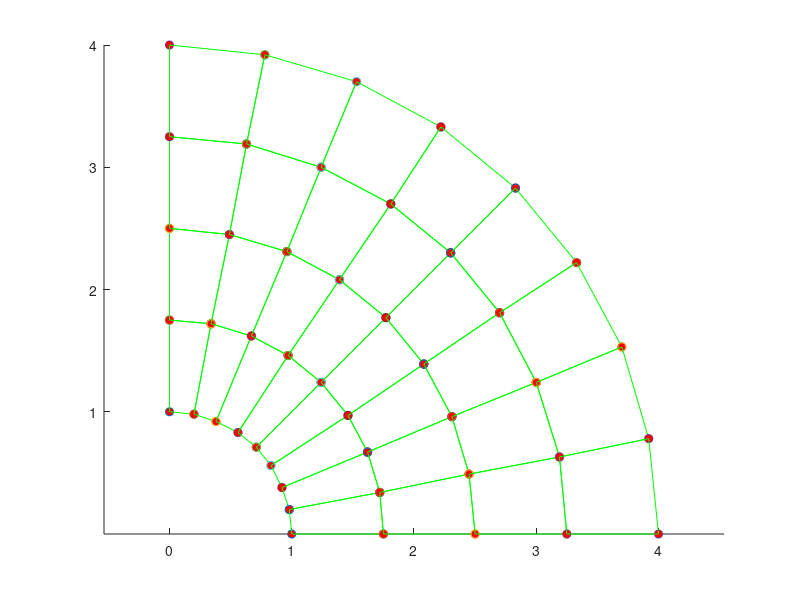
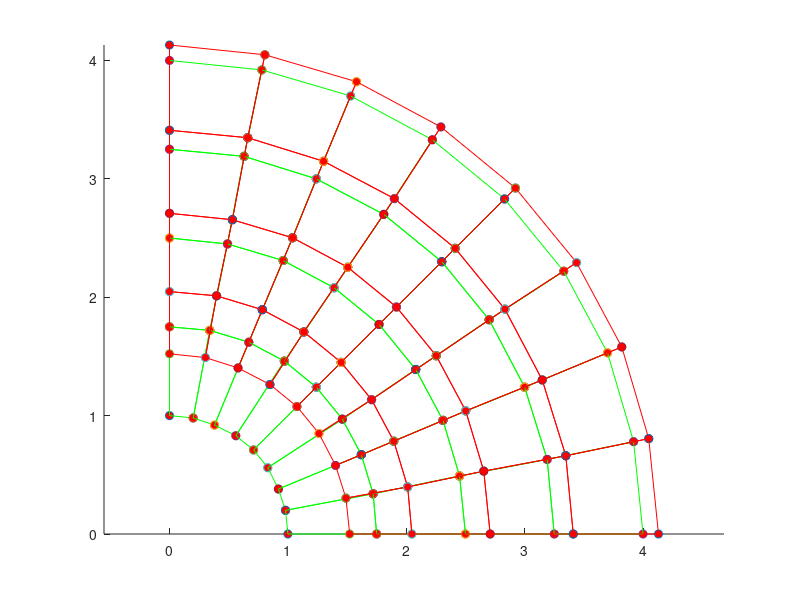
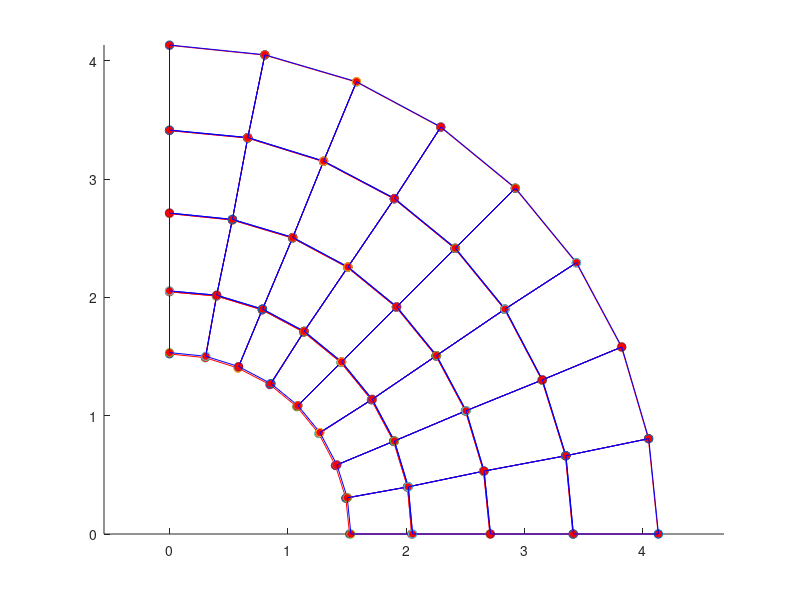

The MATLAB source for these figures, in order:
function FEM_selective_reduced_integration
%
%          Example 2D and 3D Linear elastic FEM code
%          Demonstrates use of selective reduced integration to fix
%          volumetric locking
%
%            Currently coded to run either plane strain or plane stress (2DOF) or general 3D but
%            could easily be modified for axisymmetry too.
%
%        Variables read from input file;
%        nprops              No. material parameters
%        materialprops(i)    List of material parameters
%        ncoord              No. spatial coords (2 for 2D, 3 for 3D)
%        ndof                No. degrees of freedom per node (2 for 2D, 3 for 3D)
%                            (here ndof=ncoord, but the program allows them to be different
%                            to allow extension to plate & beam elements with C^1 continuity)
%        nnode               No. nodes
%        coords(i,j)         ith coord of jth node, for i=1..ncoord; j=1..nnode
%        nelem               No. elements
%        maxnodes            Max no. nodes on any one element (used for array dimensioning)
%        nelnodes(i)         No. nodes on the ith element
%        elident(i)          An integer identifier for the ith element.  Not used
%                            in this code but could be used to switch on reduced integration,
%                            etc.
%        connect(i,j)        List of nodes on the jth element
%        nfix                Total no. prescribed displacements
%        fixnodes(i,j)       List of prescribed displacements at nodes
%                            fixnodes(1,j) Node number
%                            fixnodes(2,j) Displacement component number (1, 2 or 3)
%                            fixnodes(3,j) Value of the displacement
%        ndload              Total no. element faces subjected to tractions
%        dloads(i,j)         List of element tractions
%                            dloads(1,j) Element number
%                            dloads(2,j) face number
%                            dloads(3,j), dloads(4,j), dloads(5,j) Components of traction
%                            (assumed uniform) 
%
% This file should be run with the input file
% volumetric_locking_demo_linear.txt or volumetric_locking_demo_quad.txt
% 
%
% ==================== Read data from the input file ===========================
%
%
% YOU NEED TO CHANGE THE PATH & FILE NAME TO POINT TO YOUR INPUT FILE
%
infile=fopen('volumetric_locking_demo_linear.txt','r');


[nprops,materialprops,ncoord,ndof,nnode,coords,nelem,maxnodes,connect,nelnodes,elident,nfix,fixnodes,ndload,dloads] = read_input_file(infile);

fclose(infile);

% Plot the initial mesh as a check
close all
figure
plotmesh(coords,ncoord,nnode,connect,nelem,elident,nelnodes,'g');

%
%============================ MAIN FEM ANALYSIS PROCEDURE ========================
%
%   dofs        Nodal displacements.  Let u_i^a be ith displacement component
%               at jth node.  Then dofs contain (u_1^1, u_2^1, u_1^2, u_2^2....) for 2D
%               and (u_1^1, u_2^1, u_3^1, u_1^2, u_2^2, u_3^2....) for 3D
%
%   K           Global stiffness matrix.  Stored as (K_1111 K_1112  K_1121  K_1122...
%                                                    K_1211 K_1212  K_1221  K_1222...
%                                                    K_2111 K_2112  K_2121  K_2122...)
%               for 2D problem and similarly for 3D problem
%   r           Force vector.  Currently only includes contribution from tractions
%               acting on element faces (i.e. body forces are neglected)
%
  dofs = zeros(ndof*nnode,1);  

  K = globalstiffness(ncoord,ndof,nnode,coords,nelem,maxnodes,elident,nelnodes,connect,materialprops,dofs);

  r = globaltraction(ncoord,ndof,nnode,ndload,coords,nelnodes,elident,connect,dloads,dofs);

%
%  Fix constrained nodes.  We should really do this in a way that preserves the symmetry of K
%  but it's not worth it for the small demo problems here.
%
  for n = 1:nfix
     rw = ndof*(fixnodes(1,n)-1) + fixnodes(2,n);
     for cl = 1:ndof*nnode
        K(rw,cl) = 0;
     end
     K(rw,rw) = 1.;
     r(rw) = fixnodes(3,n);
  end
%
% Solve for the displacements
%

  dofs = K\r;

%
%================================= POST-PROCESSING =================================
%
% Create a plot of the deformed mesh
%

  defcoords = zeros(ndof,nnode); 
  scalefactor = 1.0;
  for i = 1:nnode
    for j = 1:ndof
       defcoords(j,i) = coords(j,i) + scalefactor*dofs(ndof*(i-1)+j); 
    end
  end

 figure
 plotmesh(coords,ncoord,nnode,connect,nelem,elident,nelnodes,'g');
 hold on
 plotmesh(defcoords,ncoord,nnode,connect,nelem,elident,nelnodes,'r');  
  
 %
 % Compare the predicted deformation with the exact result
 %
 figure
 
 plotmesh(defcoords,ncoord,nnode,connect,nelem,elident,nelnodes,'r'); 
 a = coords(2,1);
 b = coords(1,nnode);
 p = 1.;
 E = 2*materialprops(1)*(1+materialprops(2));
 nu = materialprops(2);
 for i =1:nnode
   x1=coords(1,i);
   x2=coords(2,i);
   r=sqrt(x1^2+x2^2);
   ur = (1+nu)*a^2*b^2*p/(E*(b^2-a^2))*(1/r+(1-2*materialprops(2))*r/b^2);
   u1 = ur*x1/(sqrt(x1^2+x2^2));
   u2 = ur*x2/(sqrt(x1^2+x2^2));
   scale = 1.;
   defcoords(1,i) = coords(1,i) + scale*u1;
   defcoords(2,i) = coords(2,i) + scale*u2; 
 end
 
 plotmesh(defcoords,ncoord,nnode,connect,nelem,elident,nelnodes,'b'); 
 
end 

%================= Material Stiffness ==================================
%
%    Computes elasticity tensor C_{ijkl} = shear modulus and Poissons ratio
%    Currently coded either for plane strain, plane stress or general 3D.
%
function C = materialstiffness(ndof,ncoord,strain,materialprops)

   mu = materialprops(1);
   nu = materialprops(2);
   
   C = zeros(ndof,ncoord,ndof,ncoord);
   
   if (ncoord == 2)   

%  planestrain = 0 => plane stress, planestrain = 1 => plane strain
   planestrain = materialprops(3);
 
     for i = 1:2
       for j = 1:2
         for k = 1:2
           for l = 1:2
             if (planestrain==1) 
               if (i==j && k==l)
                   C(i,j,k,l) = C(i,j,k,l)+2*mu*nu/(1-2*nu);
               end
             else
               if (i==j && k==l)
                   C(i,j,k,l) = C(i,j,k,l)+2*mu*nu/(1-nu);
               end
             end
             if (i==l && k==j)
                 C(i,j,k,l) = C(i,j,k,l)+mu;
             end
             if (i==k && j==l)
                 C(i,j,k,l) = C(i,j,k,l)+mu;
             end
           end
         end
       end
     end
     
   elseif (ncoord == 3) 

     for i = 1:3 
       for j = 1:3
         for k = 1:3
           for l = 1:3
             if (i==j && k==l)
                 C(i,j,k,l)=C(i,j,k,l) + 2.*mu*nu/(1.-2.*nu);
             end
             if (i==k && j==l)
                 C(i,j,k,l)=C(i,j,k,l) + mu;
             end
             if (i==l && j==k)
                 C(i,j,k,l)=C(i,j,k,l) + mu;
             end
            end
          end
        end
      end
    end

 end
%================= Material Stress ==================================
%
%   Computes stress sigma_{ij} given strain epsilon_{ij}
%
function stress = materialstress(ndof,ncoord,strain,materialprops)

   C = materialstiffness(ndof,ncoord,strain,materialprops);
   stress = zeros(ndof,ncoord);
   for i = 1 : ndof
     for j = 1 : ncoord
        for k = 1 : ndof
          for l = 1: ncoord
            stress(i,j) = stress(i,j) + C(i,j,k,l)*strain(k,l);
          end
        end
     end
   end
  end
%
%====================== No. integration points =============================
%
%   Defines the number of integration points:be used for
%   each element type
%
function n = numberofintegrationpoints(ncoord,nelnodes,elident)
  
   if (ncoord == 1) 
     n = nelnodes;   
   elseif (ncoord == 2) 
     if (nelnodes == 3)
         n = 1;
     end
     if (nelnodes == 6)
         n = 3;
     end
     if (nelnodes == 4)
         n = 4;
     end
     if (nelnodes == 8)
         n = 9;
     end
   elseif (ncoord == 3) 
     if (nelnodes == 4)
         n = 1 ;
     end
     if (nelnodes == 10)
         n = 4;
     end
     if (nelnodes == 8)
         n = 8;
     end
     if (nelnodes == 20)
         n = 27;
     end
   end
end
%
%====================== No. reduced integration points =============================
%
%   Defines the number of integration points to be used for
%   each element type
%
function n = numberofreducedintegrationpoints(ncoord,nelnodes,elident)
  
   if (ncoord == 1) 
     n = nelnodes;   
   elseif (ncoord == 2) 
     if (nelnodes == 3)
         n = 1;
     end
     if (nelnodes == 6)
         n = 3;
     end
     if (nelnodes == 4)
         n = 1;
     end
     if (nelnodes == 8)
         n = 4;
     end
   elseif (ncoord == 3) 
     if (nelnodes == 4)
         n = 1 ;
     end
     if (nelnodes == 10)
         n = 4;
     end
     if (nelnodes == 8)
         n = 1;
     end
     if (nelnodes == 20)
         n = 8;
     end
   end
end   

%
%====================== INTEGRATION POINTS ==================================
%
%   Defines positions of integration points
%
function xi = integrationpoints(ncoord,nelnodes,npoints,elident)

   xi = zeros(ncoord,npoints);
%
%  1D elements
%
   if (ncoord == 1) 
     if (npoints==1) 
       xi(1,1) = 0.;
     elseif (npoints == 2) 
       xi(1,1) = -0.5773502692;
       xi(1,2) = -xi(1,1);
     elseif (npoints == 3) 
       xi(1,1) = -0.7745966692;
       xi(1,2) = 0.0;
       xi(1,3) = -xi(1,1);
     end
%
%  2D elements
%
   elseif (ncoord == 2) 
%
%    Triangular element
%
     if ( nelnodes == 3 || nelnodes == 6 ) 
       if (npoints == 1) 
         xi(1,1) = 1./3.;
         xi(2,1) = 1./3.;
       elseif (npoints == 3) 
         xi(1,1) = 0.6;
         xi(2,1) = 0.2;
         xi(1,2) = 0.2;
         xi(2,2) = 0.6;
         xi(1,3) = 0.2;
         xi(2,3) = 0.2;
       elseif (npoints == 4) 
         xi(1,1) = 1./3.;
         xi(2,1) = 1./3.;
         xi(1,2) = 0.6;
         xi(2,2) = 0.2;
         xi(1,3) = 0.2;
         xi(2,3) = 0.6;
         xi(1,4) = 0.2;
         xi(2,4) = 0.2;
       end
%
%    Rectangular element
%                  
     elseif ( nelnodes==4 || nelnodes==8 ) 

       if (npoints == 1) 
         xi(1,1) = 0.;
         xi(2,1) = 0.;
       elseif (npoints == 4) 
         xi(1,1) = -0.5773502692;
         xi(2,1) = xi(1,1);
         xi(1,2) = -xi(1,1);
         xi(2,2) = xi(1,1);
         xi(1,3) = xi(1,1);
         xi(2,3) = -xi(1,1);
         xi(1,4) = -xi(1,1);
         xi(2,4) = -xi(1,1);
       elseif (npoints == 9) 
         xi(1,1) = -0.7745966692;
         xi(2,1) = xi(1,1);
         xi(1,2) = 0.0;
         xi(2,2) = xi(1,1);
         xi(1,3) = -xi(1,1);
         xi(2,3) = xi(1,1);
         xi(1,4) = xi(1,1);
         xi(2,4) = 0.0;
         xi(1,5) = 0.0;
         xi(2,5) = 0.0;
         xi(1,6) = -xi(1,1);
         xi(2,6) = 0.0;
         xi(1,7) = xi(1,1);
         xi(2,7) = -xi(1,1);
         xi(1,8) = 0.;
         xi(2,8) = -xi(1,1);
         xi(1,9) = -xi(1,1);
         xi(2,9) = -xi(1,1);
       end
     end
%
%   3D elements
%
   elseif (ncoord == 3) 
%
%  3D elements
%
     if (nelnodes == 4 || nelnodes==10 ) 
       if (npoints == 1) 
         xi(1,1) = 0.25;
         xi(2,1) = 0.25;
         xi(3,1) = 0.25;
       elseif (npoints == 4) 
         xi(1,1) = 0.58541020;
         xi(2,1) = 0.13819660;
         xi(3,1) = xi(2,1);
         xi(1,2) = xi(2,1);
         xi(2,2) = xi(1,1);
         xi(3,2) = xi(2,1);
         xi(1,3) = xi(2,1);
         xi(2,3) = xi(2,1);
         xi(3,3) = xi(1,1);
         xi(1,4) = xi(2,1);
         xi(2,4) = xi(2,1);
         xi(3,4) = xi(2,1);
       end
     elseif ( nelnodes==8 || nelnodes==20 ) 
       if (npoints == 1) 
         xi(1,1) = 0.;
         xi(2,1) = 0.;
         xi(3,1) = 0.;
       elseif (npoints == 8) 
         x1D = [-0.5773502692,0.5773502692];
         for k = 1:2
           for j = 1:2 
             for i = 1:2
               n = 4*(k-1) + 2*(j-1) + i;
               xi(1,n) = x1D(i);
               xi(2,n) = x1D(j);
               xi(3,n) = x1D(k);
             end
           end
         end
       elseif (npoints == 27) 
         x1D = [-0.7745966692,0.,0.7745966692];
         for k = 1:3
           for j = 1:3
             for i = 1:3
               n = 9*(k-1) + 3*(j-1) + i;
               xi(1,n) = x1D(i);
               xi(2,n) = x1D(j);
               xi(3,n) = x1D(k);
             end
           end
         end
       end
     end
   end
end

%
%================= INTEGRATION WEIGHTS ==================================
%
%   Defines integration weights w_i
%
function w = integrationweights(ncoord,nelnodes,npoints,elident)

   w = zeros(npoints,1);

%
%  1D elements
%
   if (ncoord == 1) 
     if (npoints == 1)
       w(1) = 2.;
     elseif (npoints == 2) 
       w = [1.,1.];
     elseif (npoints == 3) 
       w = [0.555555555,0.888888888,0.555555555];
     end
%
%  2D elements
%
   elseif (ncoord == 2) 
%
%    Triangular element
%
     if ( nelnodes == 3 || nelnodes == 6 ) 
       if (npoints == 1) 
         w(1) = 0.5;
       elseif (npoints == 3) 
         w(1) = 1./6.;
         w(2) = 1./6.;
         w(3) = 1./6.;
       elseif (npoints == 4) 
         w = [-27./96.,25./96.,25/96.,25/96.];
       end
%
%    Rectangular element
%                  
     elseif ( nelnodes==4 || nelnodes==8 ) 

       if (npoints == 1) 
         w(1) = 4.;
       elseif (npoints == 4) 
         w = [1.,1.,1.,1.];
       elseif (npoints == 9 ) 
         w1D = [0.555555555,0.888888888,0.55555555555];
         for j = 1:3
           for i = 1:3
             n = 3*(j-1)+i;
             w(n) = w1D(i)*w1D(j);
           end
         end    
       end
     end 

   elseif (ncoord == 3) 
%
%  3D elements
%
     if (nelnodes == 4 || nelnodes==10 ) 
       if (npoints == 1) 
         w(1) = 1./6.;
       elseif (npoints == 4) 
         w = [1./24.,1./24.,1./24.,1./24.];
       end
     elseif ( nelnodes==8 || nelnodes==20 ) 
       if (npoints == 1) 
         w(1) = 8.;
       elseif (npoints == 8) 
         w = [1.,1.,1.,1.,1.,1.,1.,1.];
       elseif (npoints == 27) 
         w1D = [0.555555555,0.888888888,0.55555555555];
         for k = 1:3
           for j = 1:3
             for i = 1:3
               n = 9*(k-1)+3*(j-1)+i;
               w(n) = w1D(i)*w1D(j)*w1D(k);
             end
           end    
         end
       end
     end
   end
end

%
%================= SHAPE FUNCTIONS ==================================
%
%        Calculates shape functions for various element types
%
function N = shapefunctions(nelnodes,ncoord,elident,xi)
 

   N = zeros(nelnodes,1);
%
%  1D elements
%
  if (ncoord == 1) 
    if (nelnodes==2) 
      N(1) = 0.5*(1.+xi(1));
      N(2) = 0.5*(1.-xi(1));
    elseif (nelnodes == 3) 
      N(1) = -0.5*xi(1)*(1.-xi(1));
      N(2) =  0.5*xi(1)*(1.+xi(1));
      N(3) = (1.-xi(1))*(1.+xi(1));
    end
%
%  2D elements
%
   elseif (ncoord == 2) 
%
%    Triangular element
%
     if ( nelnodes == 3 ) 
       N(1) = xi(1);
       N(2) = xi(2);
       N(3) = 1.-xi(1)-xi(2);               
     elseif ( nelnodes == 6 ) 
       xi3 = 1.-xi(1)-xi(2);
       N(1) = (2.*xi(1)-1.)*xi(1);
       N(2) = (2.*xi(2)-1.)*xi(2);
       N(3) = (2.*xi3-1.)*xi3;
       N(4) = 4.*xi(1)*xi(2);
       N(5) = 4.*xi(2)*xi3;
       N(6) = 4.*xi3*xi(1);
%
%    Rectangular element
%                  
     elseif ( nelnodes == 4 ) 
       N(1) = 0.25*(1.-xi(1))*(1.-xi(2));
       N(2) = 0.25*(1.+xi(1))*(1.-xi(2));
       N(3) = 0.25*(1.+xi(1))*(1.+xi(2));
       N(4) = 0.25*(1.-xi(1))*(1.+xi(2));
     elseif (nelnodes == 8) 
       N(1) = -0.25*(1.-xi(1))*(1.-xi(2))*(1.+xi(1)+xi(2));
       N(2) = 0.25*(1.+xi(1))*(1.-xi(2))*(xi(1)-xi(2)-1.);
       N(3) = 0.25*(1.+xi(1))*(1.+xi(2))*(xi(1)+xi(2)-1.);
       N(4) = 0.25*(1.-xi(1))*(1.+xi(2))*(xi(2)-xi(1)-1.);
       N(5) = 0.5*(1.-xi(1)*xi(1))*(1.-xi(2));
       N(6) = 0.5*(1.+xi(1))*(1.-xi(2)*xi(2));
       N(7) = 0.5*(1.-xi(1)*xi(1))*(1.+xi(2));
       N(8) = 0.5*(1.-xi(1))*(1.-xi(2)*xi(2));
     end
%
   elseif (ncoord==3) 

     if (nelnodes == 4) 
       N(1) = xi(1);
       N(2) = xi(2);
       N(3) = xi(3);
       N(4) = 1.-xi(1)-xi(2)-xi(3);
     elseif (nelnodes == 10) 
       xi4 = 1.-xi(1)-xi(2)-xi(3);
       N(1) = (2.*xi(1)-1.)*xi(1);
       N(2) = (2.*xi(2)-1.)*xi(2);
       N(3) = (2.*xi(3)-1.)*xi(3);
       N(4) = (2.*xi4-1.)*xi4;
       N(5) = 4.*xi(1)*xi(2);
       N(6) = 4.*xi(2)*xi(3);
       N(7) = 4.*xi(3)*xi(1);
       N(8) = 4.*xi(1)*xi4;
       N(9) = 4.*xi(2)*xi4;
       N(10) = 4.*xi(3)*xi4;
     elseif (nelnodes == 8) 
       N(1) = (1.-xi(1))*(1.-xi(2))*(1.-xi(3))/8.;
       N(2) = (1.+xi(1))*(1.-xi(2))*(1.-xi(3))/8.;
       N(3) = (1.+xi(1))*(1.+xi(2))*(1.-xi(3))/8.;
       N(4) = (1.-xi(1))*(1.+xi(2))*(1.-xi(3))/8.;
       N(5) = (1.-xi(1))*(1.-xi(2))*(1.+xi(3))/8.;
       N(6) = (1.+xi(1))*(1.-xi(2))*(1.+xi(3))/8.;
       N(7) = (1.+xi(1))*(1.+xi(2))*(1.+xi(3))/8.;
       N(8) = (1.-xi(1))*(1.+xi(2))*(1.+xi(3))/8.;
     elseif (nelnodes == 20) 
       N(1) = (1.-xi(1))*(1.-xi(2))*(1.-xi(3))*(-xi(1)-xi(2)-xi(3)-2.)/8.;
       N(2) = (1.+xi(1))*(1.-xi(2))*(1.-xi(3))*(xi(1)-xi(2)-xi(3)-2.)/8.;
       N(3) = (1.+xi(1))*(1.+xi(2))*(1.-xi(3))*(xi(1)+xi(2)-xi(3)-2.)/8.;
       N(4) = (1.-xi(1))*(1.+xi(2))*(1.-xi(3))*(-xi(1)+xi(2)-xi(3)-2.)/8.;
       N(5) = (1.-xi(1))*(1.-xi(2))*(1.+xi(3))*(-xi(1)-xi(2)+xi(3)-2.)/8.;
       N(6) = (1.+xi(1))*(1.-xi(2))*(1.+xi(3))*(xi(1)-xi(2)+xi(3)-2.)/8.;
       N(7) = (1.+xi(1))*(1.+xi(2))*(1.+xi(3))*(xi(1)+xi(2)+xi(3)-2.)/8.;
       N(8) = (1.-xi(1))*(1.+xi(2))*(1.+xi(3))*(-xi(1)+xi(2)+xi(3)-2.)/8.;
       N(9)  = (1.-xi(1)^2)*(1.-xi(2))*(1.-xi(3))/4.;
       N(10) = (1.+xi(1))*(1.-xi(2)^2)*(1.-xi(3))/4.;
       N(11) = (1.-xi(1)^2)*(1.+xi(2))*(1.-xi(3))/4.;
       N(12) = (1.-xi(1))*(1.-xi(2)^2)*(1.-xi(3))/4.;
       N(13) = (1.-xi(1)^2)*(1.-xi(2))*(1.+xi(3))/4.;
       N(14) = (1.+xi(1))*(1.-xi(2)^2)*(1.+xi(3))/4.;
       N(15) = (1.-xi(1)^2)*(1.+xi(2))*(1.+xi(3))/4.;
       N(16) = (1.-xi(1))*(1.-xi(2)^2)*(1.+xi(3))/4.;
       N(17) = (1.-xi(1))*(1.-xi(2))*(1.-xi(3)^2)/4.;
       N(18) = (1.+xi(1))*(1.-xi(2))*(1.-xi(3)^2)/4.;
       N(19) = (1.+xi(1))*(1.+xi(2))*(1.-xi(3)^2)/4.;
       N(20) = (1.-xi(1))*(1.+xi(2))*(1.-xi(3)^2)/4.;
     end
   end

end

%
%================= SHAPE FUNCTION DERIVATIVES ======================
%
function dNdxi = shapefunctionderivs(nelnodes,ncoord,elident,xi)

  dNdxi = zeros(nelnodes,ncoord);
%
% 1D elements
%
  if (ncoord == 1) 
    if (nelnodes==2) 
      dNdxi(1,1) = 0.5;
      dNdxi(2,1) = -0.5;
    elseif (nelnodes == 3) 
      dNdxi(1,1) = -0.5+xi(1);
      dNdxi(2,1) =  0.5+xi(1);
      dNdxi(3,1) = -2.*xi(1);
    end
%
%  2D elements
%
   elseif (ncoord == 2) 
%
%    Triangular element
%
     if ( nelnodes == 3 ) 
       dNdxi(1,1) = 1.;
       dNdxi(2,2) = 1.;
       dNdxi(3,1) = -1.;
       dNdxi(3,2) = -1.;               
     elseif ( nelnodes == 6 ) 
       xi3 = 1.-xi(1)-xi(2);
       dNdxi(1,1) = 4.*xi(1)-1.;
       dNdxi(2,2) = 4.*xi(2)-1.;
       dNdxi(3,1) = -(4.*xi3-1.);
       dNdxi(3,2) = -(4.*xi3-1.);
       dNdxi(4,1) = 4.*xi(2);
       dNdxi(4,2) = 4.*xi(1);
       dNdxi(5,1) = -4.*xi(2);
       dNdxi(5,2) = -4.*xi(1);
       dNdxi(6,1) = 4.*xi3 - 4.*xi(1);
       dNdxi(6,2) = 4.*xi3 - 4.*xi(2);
%
%    Rectangular element
%                  
     elseif ( nelnodes == 4 ) 
       dNdxi(1,1) = -0.25*(1.-xi(2));
       dNdxi(1,2) = -0.25*(1.-xi(1));
       dNdxi(2,1) = 0.25*(1.-xi(2));
       dNdxi(2,2) = -0.25*(1.+xi(1));
       dNdxi(3,1) = 0.25*(1.+xi(2));
       dNdxi(3,2) = 0.25*(1.+xi(1));
       dNdxi(4,1) = -0.25*(1.+xi(2));
       dNdxi(4,2) = 0.25*(1.-xi(1));
     elseif (nelnodes == 8) 
       dNdxi(1,1) = 0.25*(1.-xi(2))*(2.*xi(1)+xi(2));
       dNdxi(1,2) = 0.25*(1.-xi(1))*(xi(1)+2.*xi(2));
       dNdxi(2,1) = 0.25*(1.-xi(2))*(2.*xi(1)-xi(2));
       dNdxi(2,2) = 0.25*(1.+xi(1))*(2.*xi(2)-xi(1));
       dNdxi(3,1) = 0.25*(1.+xi(2))*(2.*xi(1)+xi(2));
       dNdxi(3,2) = 0.25*(1.+xi(1))*(2.*xi(2)+xi(1));
       dNdxi(4,1) = 0.25*(1.+xi(2))*(2.*xi(1)-xi(2));
       dNdxi(4,2) = 0.25*(1.-xi(1))*(2.*xi(2)-xi(1));
       dNdxi(5,1) = -xi(1)*(1.-xi(2));
       dNdxi(5,2) = -0.5*(1.-xi(1)*xi(1));
       dNdxi(6,1) = 0.5*(1.-xi(2)*xi(2));
       dNdxi(6,2) = -(1.+xi(1))*xi(2);
       dNdxi(7,1) = -xi(1)*(1.+xi(2));
       dNdxi(7,2) = 0.5*(1.-xi(1)*xi(1));
       dNdxi(8,1) = -0.5*(1.-xi(2)*xi(2));
       dNdxi(8,2) = -(1.-xi(1))*xi(2);
      end
%
%    3D elements
%
   elseif (ncoord==3) 

     if (nelnodes == 4) 
       dNdxi(1,1) = 1.;
       dNdxi(2,2) = 1.;
       dNdxi(3,3) = 1.;
       dNdxi(4,1) = -1.;
       dNdxi(4,2) = -1.;
       dNdxi(4,3) = -1.;
     elseif (nelnodes == 10) 
       xi4 = 1.-xi(1)-xi(2)-xi(3);
       dNdxi(1,1) = (4.*xi(1)-1.);
       dNdxi(2,2) = (4.*xi(2)-1.);
       dNdxi(3,3) = (4.*xi(3)-1.);
       dNdxi(4,1) = -(4.*xi4-1.);
       dNdxi(4,2) = -(4.*xi4-1.);
       dNdxi(4,3) = -(4.*xi4-1.);
       dNdxi(5,1) = 4.*xi(2);
       dNdxi(5,2) = 4.*xi(1);
       dNdxi(6,2) = 4.*xi(3);
       dNdxi(6,3) = 4.*xi(2);
       dNdxi(7,1) = 4.*xi(3);
       dNdxi(7,3) = 4.*xi(1); 
       dNdxi(8,1) = 4.*(xi4-xi(1));
       dNdxi(8,2) = -4.*xi(1);
       dNdxi(8,3) = -4.*xi(1);
       dNdxi(9,1) = -4.*xi(2);
       dNdxi(9,2) = 4.*(xi4-xi(2));
       dNdxi(9,3) = -4.*xi(2);
       dNdxi(10,1) = -4.*xi(3)*xi4;
       dNdxi(10,2) = -4.*xi(3);
       dNdxi(10,3) = 4.*(xi4-xi(3));
     elseif (nelnodes == 8) 
       dNdxi(1,1) = -(1.-xi(2))*(1.-xi(3))/8.;
       dNdxi(1,2) = -(1.-xi(1))*(1.-xi(3))/8.;
       dNdxi(1,3) = -(1.-xi(1))*(1.-xi(2))/8.;
       dNdxi(2,1) = (1.-xi(2))*(1.-xi(3))/8.;
       dNdxi(2,2) = -(1.+xi(1))*(1.-xi(3))/8.;
       dNdxi(2,3) = -(1.+xi(1))*(1.-xi(2))/8.;
       dNdxi(3,1) = (1.+xi(2))*(1.-xi(3))/8.;
       dNdxi(3,2) = (1.+xi(1))*(1.-xi(3))/8.;
       dNdxi(3,3) = -(1.+xi(1))*(1.+xi(2))/8.;
       dNdxi(4,1) = -(1.+xi(2))*(1.-xi(3))/8.;
       dNdxi(4,2) = (1.-xi(1))*(1.-xi(3))/8.;
       dNdxi(4,3) = -(1.-xi(1))*(1.+xi(2))/8.;
       dNdxi(5,1) = -(1.-xi(2))*(1.+xi(3))/8.;
       dNdxi(5,2) = -(1.-xi(1))*(1.+xi(3))/8.;
       dNdxi(5,3) = (1.-xi(1))*(1.-xi(2))/8.;
       dNdxi(6,1) = (1.-xi(2))*(1.+xi(3))/8.;
       dNdxi(6,2) = -(1.+xi(1))*(1.+xi(3))/8.;
       dNdxi(6,3) = (1.+xi(1))*(1.-xi(2))/8.;
       dNdxi(7,1) = (1.+xi(2))*(1.+xi(3))/8.;
       dNdxi(7,2) = (1.+xi(1))*(1.+xi(3))/8.;
       dNdxi(7,3) = (1.+xi(1))*(1.+xi(2))/8.;
       dNdxi(8,1) = -(1.+xi(2))*(1.+xi(3))/8.;
       dNdxi(8,2) = (1.-xi(1))*(1.+xi(3))/8.;
       dNdxi(8,3) = (1.-xi(1))*(1.+xi(2))/8.;
     elseif (nelnodes == 20) 
       dNdxi(1,1) = (-(1.-xi(2))*(1.-xi(3))*(-xi(1)-xi(2)-xi(3)-2.)-(1.-xi(1))*(1.-xi(2))*(1.-xi(3)))/8.;
       dNdxi(1,2) = (-(1.-xi(1))*(1.-xi(3))*(-xi(1)-xi(2)-xi(3)-2.)-(1.-xi(1))*(1.-xi(2))*(1.-xi(3)))/8.;
       dNdxi(1,3) = (-(1.-xi(1))*(1.-xi(2))*(-xi(1)-xi(2)-xi(3)-2.)-(1.-xi(1))*(1.-xi(2))*(1.-xi(3)))/8.;

       dNdxi(2,1) = ((1.-xi(2))*(1.-xi(3))*(xi(1)-xi(2)-xi(3)-2.)+(1.+xi(1))*(1.-xi(2))*(1.-xi(3)))/8.;
       dNdxi(2,2) = (-(1.+xi(1))*(1.-xi(3))*(xi(1)-xi(2)-xi(3)-2.)-(1.+xi(1))*(1.-xi(2))*(1.-xi(3)))/8.;
       dNdxi(2,3) = (-(1.+xi(1))*(1.-xi(2))*(xi(1)-xi(2)-xi(3)-2.)-(1.+xi(1))*(1.-xi(2))*(1.-xi(3)))/8.;

       dNdxi(3,1) = ((1.+xi(2))*(1.-xi(3))*(xi(1)+xi(2)-xi(3)-2.)+(1.+xi(1))*(1.+xi(2))*(1.-xi(3)))/8.;
       dNdxi(3,2) = ((1.+xi(1))*(1.-xi(3))*(xi(1)+xi(2)-xi(3)-2.)+(1.+xi(1))*(1.+xi(2))*(1.-xi(3)))/8.;
       dNdxi(3,3) = (-(1.+xi(1))*(1.+xi(2))*(xi(1)+xi(2)-xi(3)-2.)-(1.+xi(1))*(1.+xi(2))*(1.-xi(3)))/8.;

       dNdxi(4,1) = (-(1.+xi(2))*(1.-xi(3))*(-xi(1)+xi(2)-xi(3)-2.)-(1.-xi(1))*(1.+xi(2))*(1.-xi(3)))/8.;
       dNdxi(4,2) = ((1.-xi(1))*(1.-xi(3))*(-xi(1)+xi(2)-xi(3)-2.)+(1.-xi(1))*(1.+xi(2))*(1.-xi(3)))/8.;
       dNdxi(4,3) = (-(1.-xi(1))*(1.+xi(2))*(-xi(1)+xi(2)-xi(3)-2.)-(1.-xi(1))*(1.+xi(2))*(1.-xi(3)))/8.;
       dNdxi(5,1) = (-(1.-xi(2))*(1.+xi(3))*(-xi(1)-xi(2)+xi(3)-2.)-(1.-xi(1))*(1.-xi(2))*(1.+xi(3)))/8.;
       dNdxi(5,2) = (-(1.-xi(1))*(1.+xi(3))*(-xi(1)-xi(2)+xi(3)-2.)-(1.-xi(1))*(1.-xi(2))*(1.+xi(3)))/8.;
       dNdxi(5,3) = ((1.-xi(1))*(1.-xi(2))*(-xi(1)-xi(2)+xi(3)-2.)+(1.-xi(1))*(1.-xi(2))*(1.+xi(3)))/8.;
       dNdxi(6,1) = ((1.-xi(2))*(1.+xi(3))*(xi(1)-xi(2)+xi(3)-2.)+(1.+xi(1))*(1.-xi(2))*(1.+xi(3)))/8.;
       dNdxi(6,2) = (-(1.+xi(1))*(1.+xi(3))*(xi(1)-xi(2)+xi(3)-2.)-(1.+xi(1))*(1.-xi(2))*(1.+xi(3)))/8.;
       dNdxi(6,3) = ((1.+xi(1))*(1.-xi(2))*(xi(1)-xi(2)+xi(3)-2.)+(1.+xi(1))*(1.-xi(2))*(1.+xi(3)))/8.;
       dNdxi(7,1) = ((1.+xi(2))*(1.+xi(3))*(xi(1)+xi(2)+xi(3)-2.)+(1.+xi(1))*(1.+xi(2))*(1.+xi(3)))/8.;
       dNdxi(7,2) = ((1.+xi(1))*(1.+xi(3))*(xi(1)+xi(2)+xi(3)-2.)+(1.+xi(1))*(1.+xi(2))*(1.+xi(3)))/8.;
       dNdxi(7,3) = ((1.+xi(1))*(1.+xi(2))*(xi(1)+xi(2)+xi(3)-2.)+(1.+xi(1))*(1.+xi(2))*(1.+xi(3)))/8.;
       dNdxi(8,1) = (-(1.+xi(2))*(1.+xi(3))*(-xi(1)+xi(2)+xi(3)-2.)-(1.-xi(1))*(1.+xi(2))*(1.+xi(3)))/8.;
       dNdxi(8,2) = ((1.-xi(1))*(1.+xi(3))*(-xi(1)+xi(2)+xi(3)-2.)+(1.-xi(1))*(1.+xi(2))*(1.+xi(3)))/8.;
       dNdxi(8,3) = ((1.-xi(1))*(1.+xi(2))*(-xi(1)+xi(2)+xi(3)-2.)+(1.-xi(1))*(1.+xi(2))*(1.+xi(3)))/8.;
       dNdxi(9,1)  = -2.*xi(1)*(1.-xi(2))*(1.-xi(3))/4.;
       dNdxi(9,2)  = -(1.-xi(1)^2)*(1.-xi(3))/4.;
       dNdxi(9,3)  = -(1.-xi(1)^2)*(1.-xi(2))/4.;
       dNdxi(10,1)  = (1.-xi(2)^2)*(1.-xi(3))/4.;
       dNdxi(10,2)  = -2.*xi(2)*(1.+xi(1))*(1.-xi(3))/4.;
       dNdxi(10,3)  = -(1.-xi(2)^2)*(1.+xi(1))/4.;
       dNdxi(11,1)  = -2.*xi(1)*(1.+xi(2))*(1.-xi(3))/4.;
       dNdxi(11,2)  = (1.-xi(1)^2)*(1.-xi(3))/4.;
       dNdxi(11,3)  = -(1.-xi(1)^2)*(1.+xi(2))/4.;
       dNdxi(12,1)  = -(1.-xi(2)^2)*(1.-xi(3))/4.;
       dNdxi(12,2)  = -2.*xi(2)*(1.-xi(1))*(1.-xi(3))/4.;
       dNdxi(12,3)  = -(1.-xi(2)^2)*(1.-xi(1))/4.;
       dNdxi(13,1)  = -2.*xi(1)*(1.-xi(2))*(1.+xi(3))/4.;
       dNdxi(13,2)  = -(1.-xi(1)^2)*(1.+xi(3))/4.;
       dNdxi(13,3)  = (1.-xi(1)^2)*(1.-xi(2))/4.;
       dNdxi(14,1)  = (1.-xi(2)^2)*(1.+xi(3))/4.;
       dNdxi(14,2)  = -2.*xi(2)*(1.+xi(1))*(1.+xi(3))/4.;
       dNdxi(14,3)  = (1.-xi(2)^2)*(1.+xi(1))/4.;
       dNdxi(15,1)  = -2.*xi(1)*(1.+xi(2))*(1.+xi(3))/4.;
       dNdxi(15,2)  =  (1.-xi(1)^2)*(1.+xi(3))/4.;
       dNdxi(15,3)  = (1.-xi(1)^2)*(1.+xi(2))/4.;
       dNdxi(16,1)  = -(1.-xi(2)^2)*(1.+xi(3))/4.;
       dNdxi(16,2)  = -2.*xi(2)*(1.-xi(1))*(1.+xi(3))/4.;
       dNdxi(16,3)  = (1.-xi(2)^2)*(1.-xi(1))/4.;
       dNdxi(17,1) = -(1.-xi(2))*(1.-xi(3)^2)/4.;
       dNdxi(17,2) = -(1.-xi(1))*(1.-xi(3)^2)/4.;
       dNdxi(17,3) = -xi(3)*(1.-xi(1))*(1.-xi(2))/2.;
       dNdxi(18,1) = (1.-xi(2))*(1.-xi(3)^2)/4.;
       dNdxi(18,2) = -(1.+xi(1))*(1.-xi(3)^2)/4.;
       dNdxi(18,3) = -xi(3)*(1.+xi(1))*(1.-xi(2))/2.;
       dNdxi(19,1) = (1.+xi(2))*(1.-xi(3)^2)/4.;
       dNdxi(19,2) = (1.+xi(1))*(1.-xi(3)^2)/4.;
       dNdxi(19,3) = -xi(3)*(1.+xi(1))*(1.+xi(2))/2.;
       dNdxi(20,1) = -(1.+xi(2))*(1.-xi(3)^2)/4.;
       dNdxi(20,2) = (1.-xi(1))*(1.-xi(3)^2)/4.;
       dNdxi(20,3) = -xi(3)*(1.-xi(1))*(1.+xi(2))/2.;
     end
   end

  end
%
%================= ELEMENT STIFFNESS MATRIX ================================
%
function kel = elstif(ncoord,ndof,nelnodes,elident,coord,materialprops,displacement)
%
%  Assemble the element stiffness
%
%    Arguments;
%
%      ncoord             No. coordinates (2 or 3 for 2D or 3D problem)
%      ndof               No. degrees of freedom per node (often ndof = ncoord)
%      nelnodes           No. nodes on the element
%      elident            Element identifier (not used here - for future enhancements!)
%      coords(i,a)        ith coord of ath node
%      materialprops      Material properties passed on:constitutive procedures
%      displacement(i,a)  ith displacement component at ath node
%
%   Local variables
%      npoints            No. integration points
%      xi(i,inpt)         ith local coord of integration point no. intpt
%      w(intpt)           weight for integration point no. intpt
%      N(a)               Shape function associated with ath node on element
%      dNdxi(a,i)         Derivative of ath shape function wrt ith local coord
%      dNdx(a,i)          Derivative of ath shape function wrt ith global coord
%      dxdxi(i,j)         Derivative of ith global coord wrt jth local coord
%      dxidx(i,j)         Derivative of ith local coord wrt jth global coord
%      det                Determinant of jacobian
%      strain(i,j)        strain_ij components
%      dsde(i,j,k,l)      Derivative of stress_ij with respect:strain_kl
%      kel(row,col)       Rows && cols of element stiffness
%
%
   npoints = numberofintegrationpoints(ncoord,nelnodes,elident);
   dNdx = zeros(nelnodes,ncoord);
   dxdxi = zeros(ncoord,ncoord);
   strain = zeros(ndof,ncoord);
   kel = zeros(ndof*nelnodes,ndof*nelnodes);
%
%  Set up integration points && weights    
%
   xilist = integrationpoints(ncoord,nelnodes,npoints,elident);
   w = integrationweights(ncoord,nelnodes,npoints,elident);
%
%  Loop over the integration points
%
   for intpt = 1:npoints

%     Compute shape functions && derivatives wrt local coords
%
      for i = 1:ncoord
        xi(i) = xilist(i,intpt);
      end      
      N = shapefunctions(nelnodes,ncoord,elident,xi);
      dNdxi = shapefunctionderivs(nelnodes,ncoord,elident,xi);

      
%
%     Compute the jacobian matrix && its determinant
%
      for i = 1:ncoord
        for j = 1:ncoord
          dxdxi(i,j) = 0.;
          for a = 1:nelnodes
            dxdxi(i,j) = dxdxi(i,j) + coord(i,a)*dNdxi(a,j);
          end
        end
      end
      
      dxidx = inv(dxdxi);
      dt = det(dxdxi);
%
%     Convert shape function derivatives:derivatives wrt global coords
%
      for a = 1:nelnodes
        for i = 1:ncoord
          dNdx(a,i) = 0.;
          for j = 1:ncoord
            dNdx(a,i) = dNdx(a,i) + dNdxi(a,j)*dxidx(j,i);
          end
        end
      end
%
%     Compute the (infinitesimal) strain by differentiating displacements
%     This step is not really necessary for linear elasticity calculations
%     where stiffness is independent of strain.  It is included:allow
%     extension:nonlinear materials later.
%
      for i = 1:ncoord
         for j = 1:ncoord
            strain(i,j) = 0.;
            for a = 1:nelnodes
              strain(i,j) = strain(i,j) + 0.5*(displacement(i,a)*dNdx(a,j)+displacement(j,a)*dNdx(a,i));
            end
         end
      end
%
%     Compute the material tangent stiffness (d stress/d strain)
%     ds/de is just C_ijkl for linear elasticity - this notation is used
%     to allow extension to nonlinear problems
%
      dsde = materialstiffness(ndof,ncoord,strain,materialprops);
%
%     Compute the element stiffness
%             
      for a = 1:nelnodes
        for i = 1:ndof
          for b = 1:nelnodes
            for k = 1:ndof
              row = ndof*(a-1)+i;
              col = ndof*(b-1)+k;
              for j = 1:ncoord
                for l = 1:ncoord
                  kel(col,row) = kel(col,row) + ...
                      dsde(i,j,k,l)*dNdx(b,l)*dNdx(a,j)*w(intpt)*dt;
                  kel(col,row) = kel(col,row) - ...
                      (1/ncoord)*dsde(j,j,k,l)*dNdx(b,l)*dNdx(a,i)*w(intpt)*dt;
                end
              end
            end
          end
        end
      end
   end
%
%  Deviatoric part of stiffness is evaluated using reduced integration
%
   npoints = numberofreducedintegrationpoints(ncoord,nelnodes,elident);
   xilist = integrationpoints(ncoord,nelnodes,npoints,elident);
   w = integrationweights(ncoord,nelnodes,npoints,elident);
%
%  Loop over the integration points
%
   for intpt = 1:npoints

%     Compute shape functions && derivatives wrt local coords
%
      for i = 1:ncoord
        xi(i) = xilist(i,intpt);
      end      
      N = shapefunctions(nelnodes,ncoord,elident,xi);
      dNdxi = shapefunctionderivs(nelnodes,ncoord,elident,xi);     
%
%     Compute the jacobian matrix && its determinant
%
      for i = 1:ncoord
        for j = 1:ncoord
          dxdxi(i,j) = 0.;
          for a = 1:nelnodes
            dxdxi(i,j) = dxdxi(i,j) + coord(i,a)*dNdxi(a,j);
          end
        end
      end
      
      dxidx = inv(dxdxi);
      dt = det(dxdxi);
%
%     Convert shape function derivatives:derivatives wrt global coords
%
      for a = 1:nelnodes
        for i = 1:ncoord
          dNdx(a,i) = 0.;
          for j = 1:ncoord
            dNdx(a,i) = dNdx(a,i) + dNdxi(a,j)*dxidx(j,i);
          end
        end
      end
%
%     Compute the (infinitesimal) strain by differentiating displacements
%     This step is not really necessary for linear elasticity calculations
%     where stiffness is independent of strain.  It is included:allow
%     extension:nonlinear materials later.
%
      for i = 1:ncoord
         for j = 1:ncoord
            strain(i,j) = 0.;
            for a = 1:nelnodes
              strain(i,j) = strain(i,j) + 0.5*(displacement(i,a)*dNdx(a,j)+displacement(j,a)*dNdx(a,i));
            end
         end
      end
%
%     Compute the material tangent stiffness (d stress/d strain)
%     ds/de is just C_ijkl for linear elasticity - this notation is used
%     to allow extension to nonlinear problems
%
      dsde = materialstiffness(ndof,ncoord,strain,materialprops);
%
%     Compute the element stiffness
%             
      for a = 1:nelnodes
        for i = 1:ndof
          for b = 1:nelnodes
            for k = 1:ndof
              row = ndof*(a-1)+i;
              col = ndof*(b-1)+k;
              for j = 1:ncoord
                for l = 1:ncoord
                  kel(col,row) = kel(col,row) + ...
                      (1/ncoord)*dsde(j,j,k,l)*dNdx(b,l)*dNdx(a,i)*w(intpt)*dt;
                end
              end
            end
          end
        end
      end
   end
   
end


 %====================== No. nodes on element faces ================
%
%   This procedure returns the number of nodes on each element face
%   for various element types.  This info is needed for computing
%   the surface integrals associated with the element traction vector
%
function n = nfacenodes(ncoord,nelnodes,elident,face)
   if (ncoord == 2) 
     if (nelnodes == 3 || nelnodes == 4)
         n = 2;
     elseif (nelnodes == 6 || nelnodes == 8)
         n=3;
     end
   elseif (ncoord == 3) 
     if (nelnodes == 4)
         n = 3;
     elseif (nelnodes == 10)
         n = 6;
     elseif (nelnodes == 8)
         n = 4;
     elseif (nelnodes == 20)
         n = 8;
     end
   end
end
%======================= Lists of nodes on element faces =============
%
%    This procedure returns the list of nodes on an element face
%    The nodes are ordered so that the element face forms either
%    a 1D line element or a 2D surface element for 2D or 3D problems
%
function list = facenodes(ncoord,nelnodes,elident,face)

   i3 = [2,3,1];
   i4 = [2,3,4,1]; 

   list = zeros(nfacenodes(ncoord,nelnodes,face),1);

   if (ncoord == 2) 
     if (nelnodes == 3) 
       list(1) = face;
       list(2) = i3(face);
     elseif (nelnodes == 6) 
       list(1) = face;
       list(2) = i3(face);
       list(3) = face+3;
     elseif (nelnodes==4) 
       list(1) = face;
       list(2) = i4(face);
     elseif (nelnodes==8) 
       list(1) = face;
       list(2) = i4(face);
       list(3) = face+4;
     end
   elseif (ncoord == 3) 
     if (nelnodes==4) 
       if   (face == 1)
           list = [1,2,3];
       elseif (face == 2)
           list = [1,4,2];
       elseif (face == 3)
           list = [2,4,3];
       elseif (face == 4)
           list = [3,4,1];
       end
     elseif (nelnodes == 10) 
       if   (face == 1)
           list = [1,2,3,5,6,7];
       elseif (face == 2)
           list = [1,4,2,8,9,5];
       elseif (face == 3)
           list = [2,4,3,9,10,6];
       elseif (face == 4)
           list = [3,4,1,10,8,7];
       end
     elseif (nelnodes == 8) 
       if   (face == 1)
           list = [1,2,3,4];
       elseif (face == 2)
           list = [5,8,7,6];
       elseif (face == 3)
           list = [1,5,6,2];
       elseif (face == 4)
           list = [2,3,7,6];
       elseif (face == 5)
           list = [3,7,8,4];
       elseif (face == 6)
           list = [4,8,5,1];
       end
     elseif (nelnodes == 20)  
       if   (face == 1)
           list = [1,2,3,4,9,10,11,12];
       elseif (face == 2)
           list = [5,8,7,6,16,15,14,13];
       elseif (face == 3)
           list = [1,5,6,2,17,13,18,9];
       elseif (face == 4)
           list = [2,6,7,3,18,14,19,10];
       elseif (face == 5)
           list = [3,7,8,4,19,15,6,11];
       elseif (face == 6)
           list = [4,8,5,1,20,16,17,12];
       end
     end
   end
end
%
%====================== ELEMENT DISTRIBUTED LOAD VECTOR ==============
%
function r = eldload(ncoord,ndof,nfacenodes,elident,coords,traction)

  npoints = numberofintegrationpoints(ncoord-1,nfacenodes);
  xi = zeros(ncoord-1,1);
  dxdxi = zeros(ncoord,ncoord-1);
  r = zeros(ndof*nfacenodes,1);
   
  xilist = integrationpoints(ncoord-1,nfacenodes,npoints);
  w = integrationweights(ncoord-1,nfacenodes,npoints);

  for intpt = 1:npoints

    for i = 1:ncoord-1
      xi(i) = xilist(i,intpt);
    end

    N = shapefunctions(nfacenodes,ncoord-1,elident,xi);
    dNdxi = shapefunctionderivs(nfacenodes,ncoord-1,elident,xi);
%
%     Compute the jacobian matrix && its determinant
%
    for i = 1:ncoord
      for j = 1:ncoord-1
        dxdxi(i,j) = 0.;
        for a = 1:nfacenodes
          dxdxi(i,j) = dxdxi(i,j) + coords(i,a)*dNdxi(a,j);
        end
      end
    end
    if (ncoord == 2) 
      dt = sqrt(dxdxi(1,1)^2+dxdxi(2,1)^2);
    elseif (ncoord == 3) 
      dt = sqrt( ((dxdxi(2,1)*dxdxi(3,2))-(dxdxi(2,2)*dxdxi(3,1)))^2 ...
          + ((dxdxi(1,1)*dxdxi(3,2))-(dxdxi(1,2)*dxdxi(3,1)))^2 ...
          + ((dxdxi(1,1)*dxdxi(2,2))-(dxdxi(1,2)*dxdxi(2,1)))^2 );
    end
   for a = 1:nfacenodes
      for i = 1:ndof
        row = ndof*(a-1)+i;
        r(row) = r(row) + N(a)*traction(i)*w(intpt)*dt;
      end
    end
  end
end
%
%====================== Assemble the global stiffness matrix =================
%
function Stif = globalstiffness(ncoord,ndof,nnode,coords,nelem,maxnodes,elident,nelnodes,connect,materialprops,dofs)
%
%   Assemble the global stiffness matrix
%

   Stif = zeros(ndof*nnode,ndof*nnode);
   lmncoord = zeros(ncoord,maxnodes);
   lmndof = zeros(ndof,maxnodes);
%
%   Loop over all the elements
%
   for lmn = 1:nelem
%
%   Extract coords of nodes, DOF for the current element
%
      for a = 1:nelnodes(lmn)
        for i = 1:ncoord
          lmncoord(i,a) = coords(i,connect(a,lmn));
        end
        for i = 1:ndof
          lmndof(i,a) = dofs(ndof*(connect(a,lmn)-1)+i);
        end
      end
    n = nelnodes(lmn);
    ident = elident(lmn);
    kel = elstif(ncoord,ndof,n,ident,lmncoord,materialprops,lmndof);
%
%   Add the current element stiffness:the global stiffness
%
    for a = 1:nelnodes(lmn)
      for i = 1:ndof
        for b = 1:nelnodes(lmn)
          for k = 1:ndof
            rw = ndof*(connect(a,lmn)-1)+i;
            cl = ndof*(connect(b,lmn)-1)+k;
            Stif(rw,cl) = Stif(rw,cl) + kel(ndof*(a-1)+i,ndof*(b-1)+k);
          end
        end
      end
    end
   end
end
%
%===================== Assemble the global traction vector =============
%
function r = globaltraction(ncoord,ndof,nnodes,ndload,coords,nelnodes,elident,connect,dloads,dofs)

   r = zeros(ndof*nnodes,1);
   traction = zeros(ndof,1);

   for load = 1:ndload
%
%     Extract the coords of the nodes on the appropriate element face
%
      lmn = dloads(1,load);
      face = dloads(2,load);
      n = nelnodes(lmn);
      ident = elident(lmn);
      nfnodes = nfacenodes(ncoord,n,ident,face); 
      nodelist = facenodes(ncoord,n,ident,face);     
      lmncoord = zeros(ncoord,nfnodes);
      for a = 1:nfnodes
        for i = 1:ncoord
          lmncoord(i,a) = coords(i,connect(nodelist(a),dloads(1,load)));
        end
        for i = 1:ndof
          lmndof(i,a) = dofs(ndof*(connect(nodelist(a),dloads(1,load))-1)+i);
        end
      end
%
%    Compute the element load vector
%
     for i = 1:ndof
       traction(i) = dloads(i+2,load);
     end

     rel = eldload(ncoord,ndof,nfnodes,ident,lmncoord,traction);
%
%    Assemble the element load vector into global vector
%
     for a = 1:nfnodes
       for i = 1:ndof
         rw = (connect(nodelist(a),dloads(1,load))-1)*ndof+i;
         r(rw) = r(rw) + rel((a-1)*ndof+i);
       end
     end

   end
end       

function print_results(outfile, ...
    nprops,materialprops,ncoord,ndof,nnode,coords, ...
    nelem,maxnodes,connect,nelnodes,elident, ...
    nfix,fixnodes,ndload,dloads,dofs)
%      Print nodal displacements, element strains && stresses:a file

fprintf(outfile,'Nodal Displacements: \n');
   if (ndof == 2) 
     fprintf(outfile,' Node      Coords         u1       u2 \n');
     for i = 1:nnode
      fprintf(outfile,'%3d %8.4f %8.4f %8.4f %8.4f\n', ...
                               i,coords(1,i),coords(2,i),dofs(2*i-1),dofs(2*i));
     end
   elseif (ndof == 3) 
     fprintf(outfile,' Node            Coords            u1       u2       u3 \n');
     for i = 1:nnode
      fprintf(outfile,'%3d %8.4f %8.4f %8.4f %8.4f %8.4f %8.4f \n', ...
                    i,coords(1,i),coords(2,i),coords(3,i),dofs(3*i-2),dofs(3*i-1),dofs(3*i));
     end
   end

   fprintf(outfile,'\n\n Strains and Stresses \n');


   lmncoord = zeros(ncoord,maxnodes);
   displacements = zeros(ndof,maxnodes);

%
%   Loop over all the elements
%
   for lmn = 1:nelem

    fprintf(outfile,' \n Element; %d ',lmn);
    if (ncoord == 2)   
    fprintf(outfile,'  \n int pt    Coords          e_11      e_22     e_12      s_11       s_22      s_12 \n');

    elseif (ncoord == 3) 
    fprintf(outfile,'\n int pt         Coords            e_11      e_22     e_33      e_12       e_13      e_23      s_11      s_22      s_33      s_12      s_13      s_23 \n');
    end
%
%   Extract coords of nodes, DOF for the current element
%
      for a = 1:nelnodes(lmn)
        for i = 1:ncoord
          lmncoord(i,a) = coords(i,connect(a,lmn));
        end
        for i = 1:ndof
          displacements(i,a) = dofs(ndof*(connect(a,lmn)-1)+i);
        end
      end
      n = nelnodes(lmn);
      ident = elident(lmn);
 
      npoints = numberofintegrationpoints(ncoord,n);
      dNdx = zeros(n,ncoord);
      dxdxi = zeros(ncoord,ncoord);
      strain = zeros(ndof,ncoord);
      xi = zeros(ncoord,1);
      x = zeros(ncoord,1);
%
%  Set up integration points 
%
      xilist = integrationpoints(ncoord,n,npoints);
%
%  Loop over the integration points
%
     for intpt = 1:npoints

%     Compute shape functions && derivatives wrt local coords
%
       for i = 1:ncoord
         xi(i) = xilist(i,intpt);
       end
       N = shapefunctions(n,ncoord,ident,xi);      
       dNdxi = shapefunctionderivs(n,ncoord,ident,xi);
%
%     Compute the coords of the integration point
%
      for i = 1:ncoord
        x(i) = 0.;
        for a = 1:n
          x(i) = x(i) + lmncoord(i,a)*N(a);
        end
      end
%
%     Compute the jacobian matrix && its determinant
%
      for i = 1:ncoord
        for j = 1:ncoord
          dxdxi(i,j) = 0.;
          for a = 1:n
            dxdxi(i,j) = dxdxi(i,j) + lmncoord(i,a)*dNdxi(a,j);
          end
        end
      end

      dxidx = inv(dxdxi);
%
%     Convert shape function derivatives:derivatives wrt global coords
%
      for a = 1:n
        for i = 1:ncoord
          dNdx(a,i) = 0.;
          for j = 1:ncoord
            dNdx(a,i) = dNdx(a,i) + dNdxi(a,j)*dxidx(j,i);
          end
        end
      end
%
%     Compute the (infinitesimal) strain by differentiating displacements
%
      for i = 1:ncoord
         for j = 1:ncoord
            strain(i,j) = 0.;
            for a = 1:n
              strain(i,j) = strain(i,j) + 0.5*(displacements(i,a)*dNdx(a,j)+displacements(j,a)*dNdx(a,i));
            end
         end
      end

      stress = materialstress(ndof,ncoord,strain,materialprops);

      if (ncoord == 2) 

      fprintf(outfile,'%5d %7.4f %7.4f %9.4f %9.4f %9.4f %9.4f %9.4f %9.4f \n', ...
        intpt,x(1),x(2),strain(1,1),strain(2,2),strain(1,2),stress(1,1),stress(2,2),stress(1,2));


      elseif (ncoord == 3) 

      fprintf(outfile,'%5d %7.4f %7.4f %7.4f %9.4f %9.4f %9.4f %9.4f %9.4f %9.4f %9.4f %9.4f %9.4f %9.4f %9.4f %9.4f \n',...
              intpt,x(1),x(2),x(3), ...
              strain(1,1),strain(2,2),strain(3,3),strain(1,2),strain(1,3),strain(2,3), ...
              stress(1,1),stress(2,2),stress(3,3),stress(1,2),stress(1,3),stress(2,3));
      end
     end
   end
end

%==============================Function read_input_file =================
 function [nprops,materialprops,ncoord,ndof,nnode,coords,nelem,maxnodes, ...
                connect,nelnodes,elident,nfix,fixnodes,ndload,dloads] = read_input_file(infile) 

 cellarray=textscan(infile,'%s');

%  Total no. material parameters, && list of parameters
%
   nprops = str2num(cellarray{1}{2});
   materialprops = zeros(nprops,1);
   cellno = 2;
   for i = 1:nprops
     cellno = cellno + 2;  
     materialprops(i) = str2num(cellarray{1}{cellno});
   end;
%
%    no. coords (1:3), no. DOF, no. nodes && nodal coordinates
%
   cellno = cellno + 2;
   ncoord = str2num(cellarray{1}{cellno});
   cellno = cellno + 2;
   ndof = str2num(cellarray{1}{cellno});
   cellno = cellno + 2;
   nnode = str2num(cellarray{1}{cellno});
 
   coords = zeros(ncoord,nnode);
   cellno = cellno + 1;
   for i = 1 : nnode
     for j = 1 : ncoord
       cellno = cellno + 1;
       coords(j,i) = str2num(cellarray{1}{cellno});
     end;
   end;
%
%    No. elements && connectivity
%
   cellno = cellno + 2;
   nelem = str2num(cellarray{1}{cellno});
   cellno = cellno + 2;
   maxnodes = str2num(cellarray{1}{cellno});
   connect = zeros(maxnodes,nelem);
   nelnodes = zeros(nelem,1);
   elident = zeros(nelem,1);
   cellno = cellno + 3;
   for i = 1 : nelem
     cellno = cellno + 1;
     elident(i) = str2num(cellarray{1}{cellno});
     cellno = cellno + 1;
     nelnodes(i) = str2num(cellarray{1}{cellno});
     for j = 1 : nelnodes(i)
       cellno = cellno + 1;
       connect(j,i) = str2num(cellarray{1}{cellno});
     end
   end
%
%    No. nodes with prescribed displacements, with the prescribed displacements
% 
   cellno = cellno + 2;
   nfix = str2num(cellarray{1}{cellno});
   cellno = cellno + 3;
   fixnodes = zeros(3,nfix);
   for i = 1 : nfix
      cellno = cellno + 1;
      fixnodes(1,i) = str2num(cellarray{1}{cellno});
      cellno = cellno + 1;
      fixnodes(2,i) = str2num(cellarray{1}{cellno});
      cellno = cellno + 1;
      fixnodes(3,i) = str2num(cellarray{1}{cellno});
   end;
%
%    No. loaded element faces, with the loads
%
    cellno = cellno + 2;
    ndload = str2num(cellarray{1}{cellno});
    cellno = cellno + 3;
    dloads = zeros(2+ndof,ndload);
    for i = 1 : ndload
       cellno = cellno + 1;
       dloads(1,i) = str2num(cellarray{1}{cellno});
       cellno = cellno + 1;
       dloads(2,i) = str2num(cellarray{1}{cellno});
       for j = 1 : ndof
         cellno = cellno + 1;
         dloads(j+2,i) = str2num(cellarray{1}{cellno});
       end;
    end;
    
 end
  function plotmesh(coords,ncoord,nnode,connect,nelem,elident,nelnodes,color)
% Function to plot a mesh.  
    f2D_3 = [1,2,3];
    f2D_4 = [1,2,3,4];
    f2D_6 = [1,4,2,5,3,6];
    f2D_8 = [1,5,2,6,3,7,4,8];
    f3D_4 = [[1,2,3];[1,4,2];[2,4,3];[3,4,1]];
    f3D_10 = [[1,5,2,6,3,7];[1,8,4,9,2,5];[2,9,4,10,3,6];[3,10,4,8,1,7]];
    f3D_8 = [[1,2,3,4];[5,8,7,6];[1,5,6,2];[2,3,7,6];[3,7,8,4];[4,8,5,1]];
    f3D_20 = [[1,9,2,10,3,11,4,12];[5,16,8,15,7,14,6,13];
              [1,17,5,13,6,18,2,9];[2,18,6,14,7,19,3,10];
              [3,19,7,15,8,20,4,11];[4,20,8,16,5,17,1,12]];

   hold on
   if (ncoord==2)  % Plot a 2D mesh
       for lmn = 1:nelem
           for i = 1:nelnodes(lmn)
               x(i,1:2) = coords(1:2,connect(i,lmn));
           end
           scatter(x(:,1),x(:,2),'MarkerFaceColor','r');
           if (nelnodes(lmn)==3) 
               patch('Vertices',x,'Faces',f2D_3,'FaceColor','none','EdgeColor',color);
           elseif (nelnodes(lmn)==4)
               patch('Vertices',x,'Faces',f2D_4,'FaceColor','none','EdgeColor',color);
           elseif (nelnodes(lmn)==6) 
               patch('Vertices',x,'Faces',f2D_6,'FaceColor','none','EdgeColor',color);
           elseif (nelnodes(lmn)==8 || nelnodes(lmn)==9)
               patch('Vertices',x,'Faces',f2D_8,'FaceColor','none','EdgeColor',color);
           end
       end
   elseif (ncoord==3) % Plot a 3D mesh
       for lmn = 1:nelem
           for i = 1:nelnodes(lmn)
               x(i,1:3) = coords(1:3,connect(i,lmn));
           end
           scatter3(x(:,1),x(:,2),x(:,3),'MarkerFaceColor','r');
           if (nelnodes(lmn)==4) 
               patch('Vertices',x,'Faces',f3D_4,'FaceColor','none','EdgeColor',color);
           elseif (nelnodes(lmn)==10)
               patch('Vertices',x,'Faces',f3D_10,'FaceColor','none','EdgeColor',color);
           elseif (nelnodes(lmn)==8) 
               patch('Vertices',x,'Faces',f3D_8,'FaceColor','none','EdgeColor',color);
           elseif (nelnodes(lmn)==20)
               patch('Vertices',x,'Faces',f3D_20,'FaceColor','none','EdgeColor',color);
           end
       end    
   end
   axis equal
   hold off
end
 
